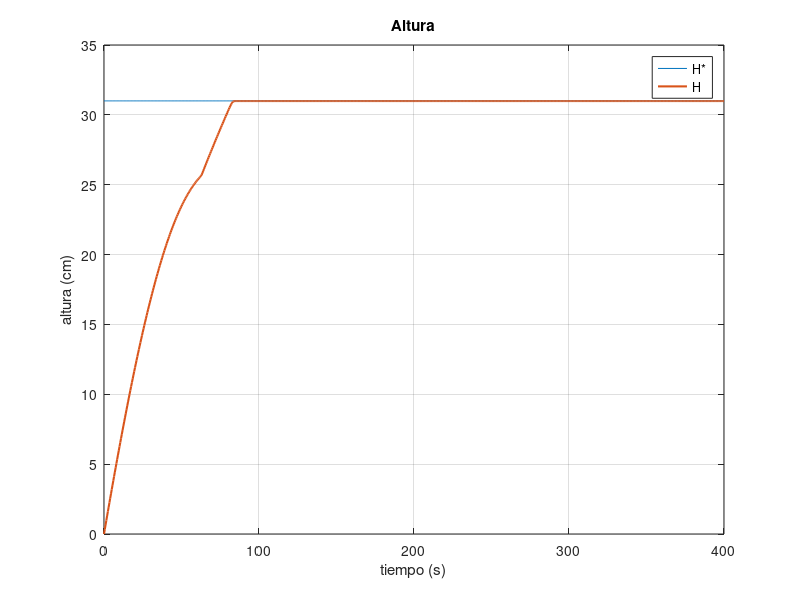
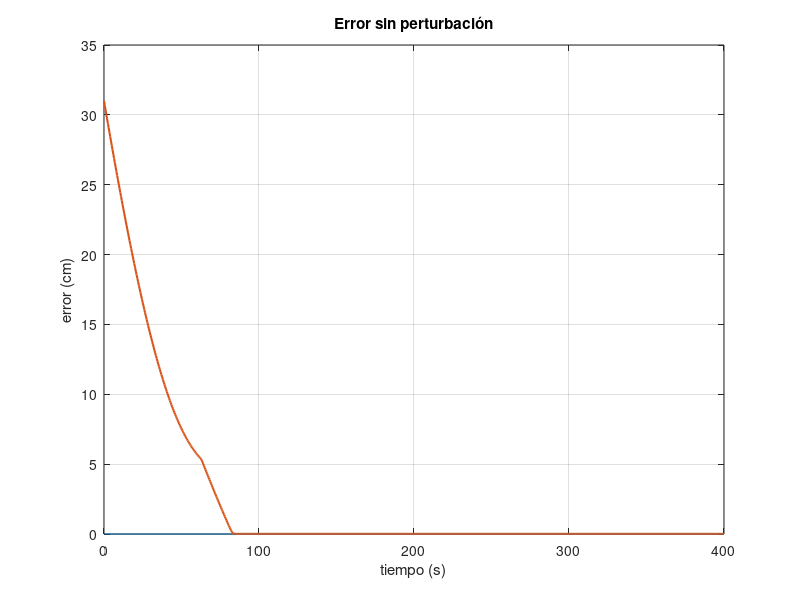
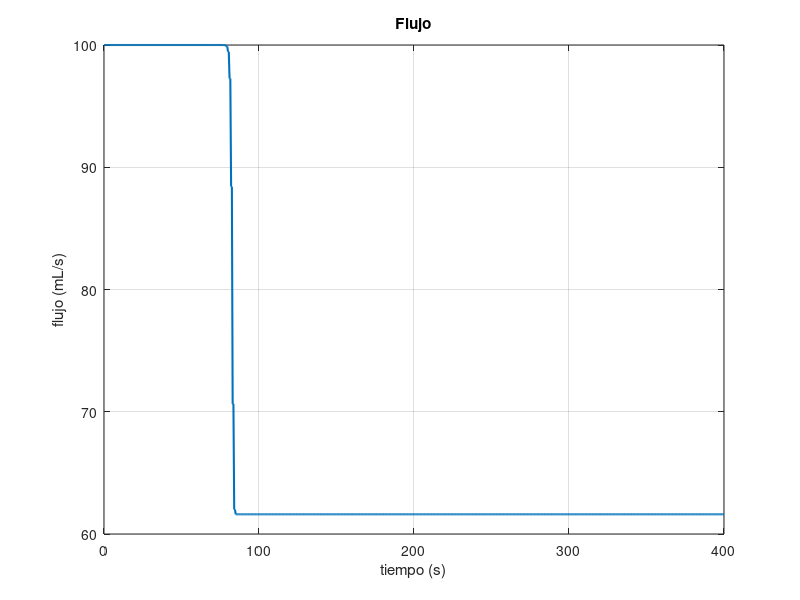

Write MATLAB code to recreate these figures, in order.

clear all;

load("altura.mat");
load("error.mat");
load("flujo.mat");

figure(1)
plot(altura(1,:), altura(2,:)*100, altura(1,:), altura(3,:)*100, 'linewidth', 1.5);
grid on;
xlabel('tiempo (s)');
ylabel('altura (cm)');
legend('H*', 'H');
title('Altura');

figure(2)
plot(error(1,:), zeros(size(error(1,:))), error(1,:), error(2,:)*100, 'linewidth', 1.5);
grid on;
xlabel('tiempo (s)');
ylabel('error (cm)');
title('Error sin perturbación');

figure(3)
plot(flujo(1,:), flujo(2,:)*1000, 'linewidth', 1.5);
grid on;
xlabel('tiempo (s)');
ylabel('flujo (mL/s)');
title('Flujo');
